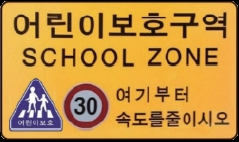
#> input picture ch5/child.png, 239 x 142 px, found by its file name
$ python 5-4.py
#> lines starting #> are read from the running program, lines starting #| are printed output that depends on the picture; after the words box and inside, x2 and y2 are one past the last pixel; in counts of white or black regions, pixels touching at a corner belong together
import cv2 as cv
import numpy as np


img1=cv.imread(r'C:\Users\kim\cv_practice\ch5\child.png') # 버스를 크롭하여 모델 영상으로 사용
#> img1 is the input picture: shape (142, 239, 3); mean B, G, R 67.7, 144.5, 192.7
gray1=cv.cvtColor(img1,cv.COLOR_BGR2GRAY)
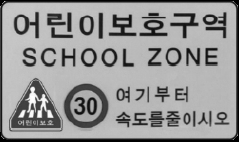
#> gray1: shape (142, 239); min 0, max 255, mean 150.1
img2=cv.imread(r'C:\Users\kim\cv_practice\ch5\road.jpg')			     # 장면 영상
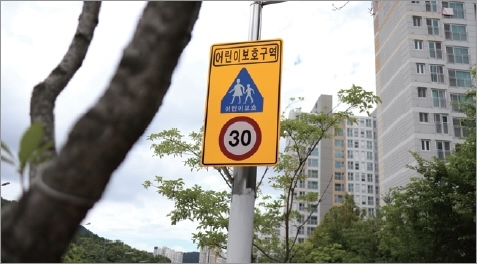
#> input picture ch5/road.jpg, 477 x 264 px, found by its file name
#> img2 is the input picture: shape (264, 477, 3); mean B, G, R 138.4, 147.1, 149.3
gray2=cv.cvtColor(img2,cv.COLOR_BGR2GRAY)
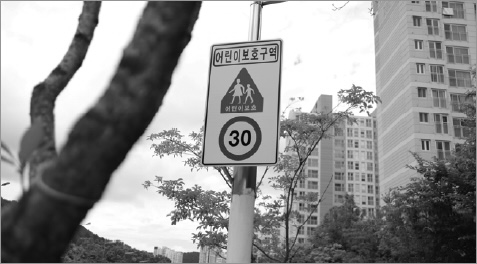
#> gray2: shape (264, 477); min 2, max 255, mean 146.8

sift=cv.SIFT_create()
kp1,des1=sift.detectAndCompute(gray1,None)
#> kp1 = 411 keypoints; strongest (x, y, size): (50, 115, 3.7), (39, 115, 3.5), (33, 89, 2.9), (31, 115, 3)
kp2,des2=sift.detectAndCompute(gray2,None)
#> kp2 = 1108 keypoints; strongest (x, y, size): (82, 40, 14.1), (45, 96, 19.9), (104, 220, 25.1), (230, 143, 2.3)

flann_matcher=cv.DescriptorMatcher_create(cv.DescriptorMatcher_FLANNBASED)
knn_match=flann_matcher.knnMatch(des1,des2,2)	# 최근접 2개
#> knn_match = 411 matches

T=0.7
good_match=[]
for nearest1,nearest2 in knn_match:
    if (nearest1.distance/nearest2.distance)<T:
        good_match.append(nearest1)
#> after the loop, good_match = 10 matches

points1=np.float32([kp1[gm.queryIdx].pt for gm in good_match])
#> points1 = [[26.58, 114.3], [75.57, 110.5], [79.51, 109.1], [79.51, 109.1], [79.61, 101.4], [91.64, 109.5], [91.81, 102.1], [91.81, 102.1], [124.3, 50.5], [157.2, 24.76]]
points2=np.float32([kp2[gm.trainIdx].pt for gm in good_match])
#> points2 = [[460.3, 208], [230.1, 142.5], [233.8, 141.5], [233.8, 141.5], [234.4, 134.6], [245.5, 140.3], [246, 134.6], [246, 134.6], [423, 148], [246, 134.6]]

H,_=cv.findHomography(points1,points2,cv.RANSAC)
#> H = [[5.47, 1.96, 18.73], [1.35, 3.58, -94.78], [0.0113, 0.00875, 1]]

h1,w1=img1.shape[0],img1.shape[1] 		# 첫 번째 영상의 크기
#> h1 = 142; w1 = 239
h2,w2=img2.shape[0],img2.shape[1] 		# 두 번째 영상의 크기
#> h2 = 264; w2 = 477

box1=np.float32([[0,0],[0,h1-1],[w1-1,h1-1],[w1-1,0]]).reshape(4,1,2)
#> box1 = [[0, 0], [0, 141], [238, 141], [238, 0]]
box2=cv.perspectiveTransform(box1,H)
#> box2 = [[18.73, -94.78], [132.1, 183.4], [324.3, 148.5], [357.8, 61.47]]

img2=cv.polylines(img2,[np.int32(box2)],True,(0,255,0),8)
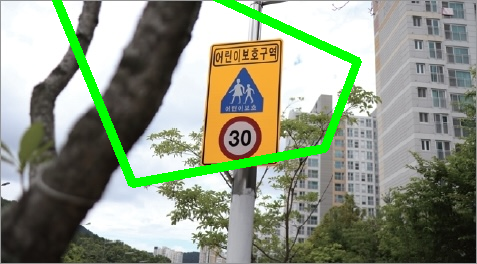
#> img2: shape (264, 477, 3); 4.57% of pixels changed, all inside (x1, y1, x2, y2) = (52, 0, 362, 188)

img_match = cv.drawMatches(img1, kp1, img2, kp2, good_match, None,
                           flags=cv.DrawMatchesFlags_NOT_DRAW_SINGLE_POINTS)
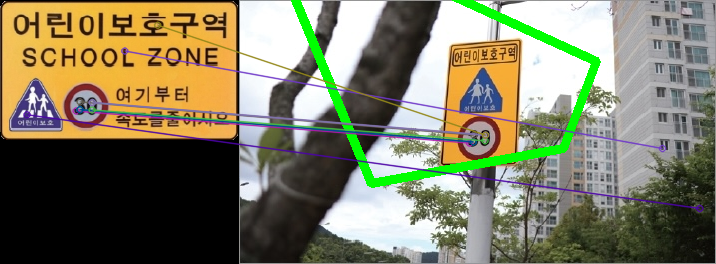
#> img_match: shape (264, 716, 3); mean B, G, R 99.8, 124.5, 127

cv.imshow('Matches and Homography',img_match)

k=cv.waitKey()
#> (key Esc is pressed here)
cv.destroyAllWindows()
